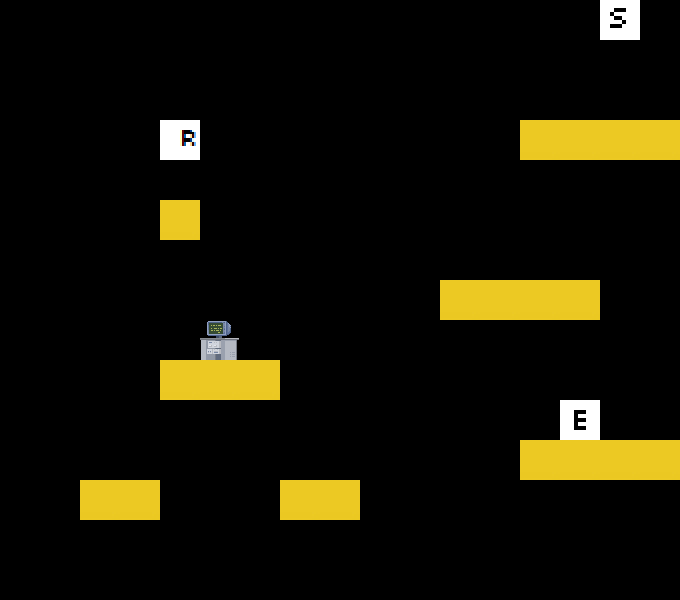

Below is a game level as drawn by its tile map, then a one-line description and the .tmx that defines it (tile-layer data replaced by summaries):
An orthogonal 17x15 tile map with 40x40 px tiles, 2 tile layers (art, data).

<map version="1.0" orientation="orthogonal" width="17" height="15" tilewidth="40" tileheight="40">
 <tileset firstgid="1" name="tileset" tilewidth="40" tileheight="40">
  <image source="../tileset.png" width="200" height="200" />
 </tileset>
 <layer name="art" width="17" height="15">
  <data>[255 cells, 22 non-empty, 3 distinct tile ids]</data>
 </layer>
 <layer name="data" width="17" height="15">
  <data>[255 cells, 2 non-empty, 2 distinct tile ids]</data>
 </layer>
</map>
